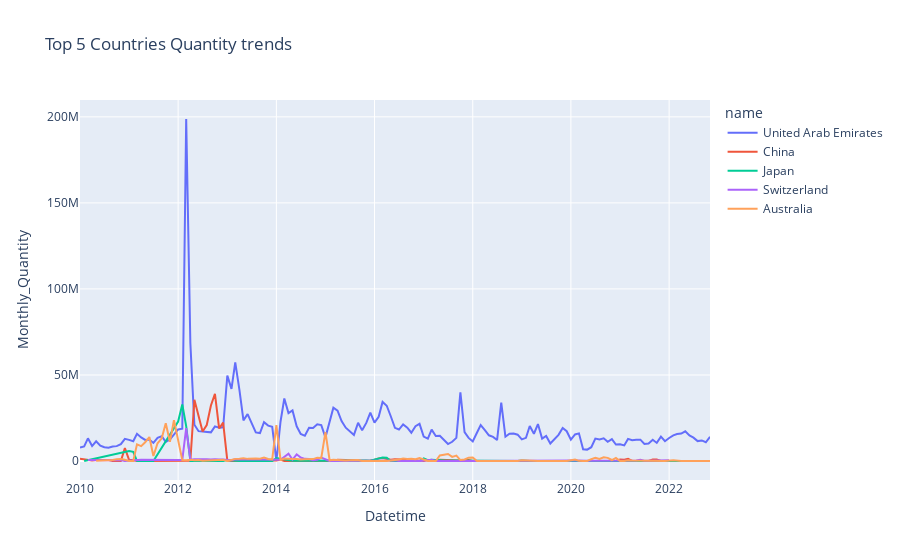

Notebook code cell kept with this figure:
### Code cell
#Top 5 Countries export quantity trends
top_country = [country for country in df_c['Country'].head(5)]
df_c1 = filtered_df.loc[df['Country'].isin(top_country)]
df_c1 = df_c1.groupby(['Year','Month','Country'])[['Monthly_Quantity']].agg('sum').reset_index()
df_c1['Month'] = df_c1['Month'].astype(str).str.zfill(2)
df_c1['Year'] = df_c1['Year'] - 543
df_c1['Datetime'] = pd.to_datetime(df_c1['Year'].astype(str) + df_c1['Month'].astype(str) + '01', format='%Y%m%d')
df_c1 = df_c1.merge(country_code[['name','alpha-2']], how='inner', left_on='Country',right_on='alpha-2')
import seaborn as sns

sns.relplot(data=df_c1, kind="line",x="Datetime", y="Monthly_Quantity",
            height=5.5, aspect=1.5, linewidth=4,sort=False,hue='name').set(title=f'Top 5 Countries Quantity trends')

#make an interactive plot from plotly
fig = px.line(df_c1,x="Datetime", y="Monthly_Quantity", color='name', title='Top 5 Countries Quantity trends')
fig.show()

### Figure 1 — Plotly figure (JSON) as saved in the notebook; plotly's stock layout.template omitted (floating-point values rounded to 4 significant figures; data arrays with more than 128 entries replaced by an {"elided": "..."} marker saying what was removed)
{"data": [{"hovertemplate": "name=United Arab Emirates<br>Datetime=%{x}<br>Monthly_Quantity=%{y}<extra></extra>", "legendgroup": "United Arab Emirates", "line": {"color": "#636efa", "dash": "solid"}, "marker": {"symbol": "circle"}, "mode": "lines", "name": "United Arab Emirates", "orientation": "v", "showlegend": true, "type": "scatter", "x": {"elided": "155 str values"}, "xaxis": "x", "y": {"elided": "155 int values"}, "yaxis": "y"}, {"hovertemplate": "name=China<br>Datetime=%{x}<br>Monthly_Quantity=%{y}<extra></extra>", "legendgroup": "China", "line": {"color": "#EF553B", "dash": "solid"}, "marker": {"symbol": "circle"}, "mode": "lines", "name": "China", "orientation": "v", "showlegend": true, "type": "scatter", "x": {"elided": "149 str values"}, "xaxis": "x", "y": {"elided": "149 int values"}, "yaxis": "y"}, {"hovertemplate": "name=Japan<br>Datetime=%{x}<br>Monthly_Quantity=%{y}<extra></extra>", "legendgroup": "Japan", "line": {"color": "#00cc96", "dash": "solid"}, "marker": {"symbol": "circle"}, "mode": "lines", "name": "Japan", "orientation": "v", "showlegend": true, "type": "scatter", "x": {"elided": "137 str values"}, "xaxis": "x", "y": {"elided": "137 int values"}, "yaxis": "y"}, {"hovertemplate": "name=Switzerland<br>Datetime=%{x}<br>Monthly_Quantity=%{y}<extra></extra>", "legendgroup": "Switzerland", "line": {"color": "#ab63fa", "dash": "solid"}, "marker": {"symbol": "circle"}, "mode": "lines", "name": "Switzerland", "orientation": "v", "showlegend": true, "type": "scatter", "x": ["2010-03-01T00:00:00", "2010-04-01T00:00:00", "2010-05-01T00:00:00", "2010-06-01T00:00:00", "2010-07-01T00:00:00", "2010-08-01T00:00:00", "2010-09-01T00:00:00", "2010-10-01T00:00:00", "2010-11-01T00:00:00", "2010-12-01T00:00:00", "2011-03-01T00:00:00", "2011-04-01T00:00:00", "2012-01-01T00:00:00", "2012-02-01T00:00:00", "2012-03-01T00:00:00", "2012-04-01T00:00:00", "2012-05-01T00:00:00", "2012-06-01T00:00:00", "2012-07-01T00:00:00", "2012-08-01T00:00:00", "2012-09-01T00:00:00", "2012-10-01T00:00:00", "2012-11-01T00:00:00", "2012-12-01T00:00:00", "2013-02-01T00:00:00", "2013-03-01T00:00:00", "2014-02-01T00:00:00", "2014-04-01T00:00:00", "2014-05-01T00:00:00", "2014-06-01T00:00:00", "2014-07-01T00:00:00", "2014-08-01T00:00:00", "2014-09-01T00:00:00", "2014-10-01T00:00:00", "2014-11-01T00:00:00", "2014-12-01T00:00:00", "2015-02-01T00:00:00", "2015-03-01T00:00:00", "2015-04-01T00:00:00", "2015-05-01T00:00:00", "2015-06-01T00:00:00", "2015-07-01T00:00:00", "2015-08-01T00:00:00", "2015-09-01T00:00:00", "2015-10-01T00:00:00", "2015-11-01T00:00:00", "2015-12-01T00:00:00", "2016-01-01T00:00:00", "2016-02-01T00:00:00", "2016-03-01T00:00:00", "2016-04-01T00:00:00", "2016-05-01T00:00:00", "2016-06-01T00:00:00", "2016-07-01T00:00:00", "2016-08-01T00:00:00", "2016-09-01T00:00:00", "2016-10-01T00:00:00", "2016-11-01T00:00:00", "2016-12-01T00:00:00", "2017-03-01T00:00:00", "2017-04-01T00:00:00", "2017-09-01T00:00:00", "2017-10-01T00:00:00", "2017-11-01T00:00:00", "2017-12-01T00:00:00", "2020-02-01T00:00:00", "2020-03-01T00:00:00", "2020-04-01T00:00:00", "2020-05-01T00:00:00", "2020-06-01T00:00:00", "2020-07-01T00:00:00", "2020-08-01T00:00:00", "2020-09-01T00:00:00", "2020-10-01T00:00:00", "2020-11-01T00:00:00", "2020-12-01T00:00:00", "2021-03-01T00:00:00", "2021-04-01T00:00:00", "2021-05-01T00:00:00", "2021-06-01T00:00:00", "2021-07-01T00:00:00", "2021-08-01T00:00:00", "2021-09-01T00:00:00", "2021-10-01T00:00:00", "2021-11-01T00:00:00", "2021-12-01T00:00:00", "2022-01-01T00:00:00"], "xaxis": "x", "y": [516981, 405088, 461012, 595477, 389294, 418235, 458110, 526425, 412604, 8030, 663641, 662269, 515985, 624534, 19060317, 736152, 957330, 1038932, 867885, 1024830, 834726, 1058449, 815389, 854880, 419568, 981781, 762059, 4202085, 848952, 3895241, 2023069, 1261228, 1163031, 479226, 697365, 1991162, 113, 0, 0, 0, 0, 0, 0, 2451, 1193, 6095, 1100, 13670, 12095, 21941, 336385, 282142, 446531, 8361, 30647, 21837, 29663, 58304, 58565, 782623, 22689, 49197, 84569, 67705, 18666, 219986, 94494, 21442, 94479, 135776, 162882, 219745, 168222, 163507, 143587, 188996, 70227, 141797, 299813, 682785, 155620, 76470, 151286, 192252, 217235, 167259, 378209], "yaxis": "y"}, {"hovertemplate": "name=Australia<br>Datetime=%{x}<br>Monthly_Quantity=%{y}<extra></extra>", "legendgroup": "Australia", "line": {"color": "#FFA15A", "dash": "solid"}, "marker": {"symbol": "circle"}, "mode": "lines", "name": "Australia", "orientation": "v", "showlegend": true, "type": "scatter", "x": {"elided": "143 str values"}, "xaxis": "x", "y": {"elided": "143 int values"}, "yaxis": "y"}], "layout": {"legend": {"title": {"text": "name"}, "tracegroupgap": 0}, "title": {"text": "Top 5 Countries Quantity trends"}, "xaxis": {"anchor": "y", "domain": [0, 1], "title": {"text": "Datetime"}}, "yaxis": {"anchor": "x", "domain": [0, 1], "title": {"text": "Monthly_Quantity"}}}}
